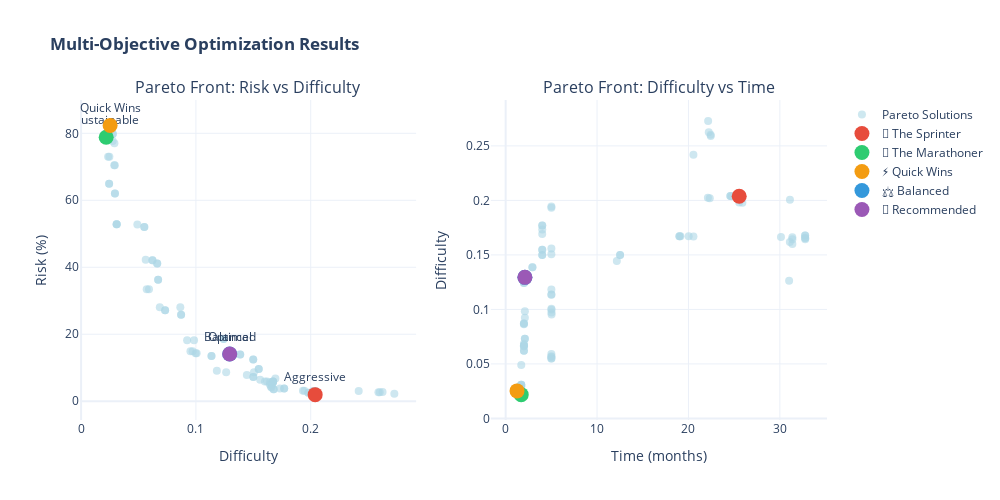

Notebook code cell kept with this figure:
### Code cell
# Visualize Pareto front
fig = make_subplots(rows=1, cols=2, 
                    subplot_titles=('Pareto Front: Risk vs Difficulty', 'Pareto Front: Difficulty vs Time'),
                    specs=[[{'type': 'scatter'}, {'type': 'scatter'}]])

# Plot all Pareto solutions
fig.add_trace(
    go.Scatter(x=result.F[:, 1], y=result.F[:, 0] * 100, 
               mode='markers', name='Pareto Solutions',
               marker=dict(size=8, color='lightblue', opacity=0.6)),
    row=1, col=1
)

# Highlight selected pathways
colors = ['#e74c3c', '#2ecc71', '#f39c12', '#3498db', '#9b59b6']
for pathway, color in zip(pathways, colors):
    fig.add_trace(
        go.Scatter(x=[pathway['difficulty']], y=[pathway['new_risk']],
                   mode='markers+text', name=pathway['name'],
                   marker=dict(size=15, color=color),
                   text=[pathway['type']], textposition='top center'),
        row=1, col=1
    )

# Second subplot: Difficulty vs Time
fig.add_trace(
    go.Scatter(x=result.F[:, 2] * 24, y=result.F[:, 1],
               mode='markers', name='Pareto Solutions',
               marker=dict(size=8, color='lightblue', opacity=0.6),
               showlegend=False),
    row=1, col=2
)

for pathway, color in zip(pathways, colors):
    fig.add_trace(
        go.Scatter(x=[pathway['time_months']], y=[pathway['difficulty']],
                   mode='markers', name=pathway['name'],
                   marker=dict(size=15, color=color),
                   showlegend=False),
        row=1, col=2
    )

fig.update_xaxes(title_text="Difficulty", row=1, col=1)
fig.update_yaxes(title_text="Risk (%)", row=1, col=1)
fig.update_xaxes(title_text="Time (months)", row=1, col=2)
fig.update_yaxes(title_text="Difficulty", row=1, col=2)

fig.update_layout(height=500, width=1000, title_text="<b>Multi-Objective Optimization Results</b>",
                  template='plotly_white')
fig.show()

### Figure 1 — Plotly figure (JSON) as saved in the notebook; plotly's stock layout.template omitted (floating-point values rounded to 4 significant figures)
{"data": [{"marker": {"color": "lightblue", "opacity": 0.6, "size": 8}, "mode": "markers", "name": "Pareto Solutions", "type": "scatter", "x": [0.02527, 0.02184, 0.2039, 0.2728, 0.1677, 0.1444, 0.09523, 0.2418, 0.15, 0.1672, 0.1665, 0.1978, 0.2041, 0.05506, 0.259, 0.05627, 0.03097, 0.05912, 0.02947, 0.04899, 0.08709, 0.1242, 0.1769, 0.1499, 0.06855, 0.1294, 0.02442, 0.06627, 0.03097, 0.1932, 0.02935, 0.2041, 0.1386, 0.02901, 0.08641, 0.06709, 0.1135, 0.07316, 0.1263, 0.1668, 0.2625, 0.1386, 0.2025, 0.1006, 0.09712, 0.1182, 0.1645, 0.09837, 0.02463, 0.1677, 0.1672, 0.05715, 0.02947, 0.08709, 0.02442, 0.1547, 0.06709, 0.02352, 0.07316, 0.02886, 0.09234, 0.02764, 0.1732, 0.1671, 0.1559, 0.02751, 0.1692, 0.2039, 0.2039, 0.1242, 0.1137, 0.1601, 0.06215, 0.1505, 0.2005, 0.1547, 0.1945, 0.1619, 0.1981, 0.1661, 0.2601, 0.06215, 0.1644, 0.1769, 0.09976, 0.15, 0.2015, 0.06627, 0.05506, 0.1499, 0.02764, 0.1653, 0.1672, 0.02194, 0.202, 0.1658, 0.02235, 0.03097, 0.02277, 0.2017], "xaxis": "x", "y": [82.37, 78.83, 1.961, 2.23, 3.534, 7.804, 14.88, 3.023, 7.208, 5.89, 5.767, 2.518, 2.976, 52.05, 2.647, 42.28, 52.83, 33.41, 62.05, 52.78, 25.79, 18.55, 3.794, 12.43, 28.07, 14.11, 64.97, 41.11, 52.83, 3.103, 70.46, 2.976, 13.96, 77.02, 28.03, 36.3, 13.47, 27.14, 8.658, 5.291, 2.729, 13.96, 3.025, 14.3, 14.88, 9.057, 5.676, 18.19, 73.03, 3.558, 5.719, 33.41, 62.05, 25.79, 64.97, 9.615, 36.3, 73.03, 27.14, 70.46, 18.19, 79.8, 3.818, 5.89, 6.414, 77.69, 6.813, 2.971, 2.976, 18.55, 13.47, 5.857, 42.08, 8.676, 2.399, 9.615, 3.103, 5.857, 2.518, 4.691, 2.647, 42.08, 4.996, 3.794, 14.3, 7.208, 2.39, 41.11, 52.05, 12.43, 79.8, 4.316, 5.89, 78.4, 3.025, 4.124, 78.4, 52.83, 79.8, 2.387], "yaxis": "y"}, {"marker": {"color": "#e74c3c", "size": 15}, "mode": "markers+text", "name": "🏃 The Sprinter", "text": ["Aggressive"], "textposition": "top center", "type": "scatter", "x": [0.2039], "xaxis": "x", "y": [1.961], "yaxis": "y"}, {"marker": {"color": "#2ecc71", "size": 15}, "mode": "markers+text", "name": "🚶 The Marathoner", "text": ["Sustainable"], "textposition": "top center", "type": "scatter", "x": [0.02184], "xaxis": "x", "y": [78.83], "yaxis": "y"}, {"marker": {"color": "#f39c12", "size": 15}, "mode": "markers+text", "name": "⚡ Quick Wins", "text": ["Quick Wins"], "textposition": "top center", "type": "scatter", "x": [0.02527], "xaxis": "x", "y": [82.37], "yaxis": "y"}, {"marker": {"color": "#3498db", "size": 15}, "mode": "markers+text", "name": "⚖️ Balanced", "text": ["Balanced"], "textposition": "top center", "type": "scatter", "x": [0.1294], "xaxis": "x", "y": [14.11], "yaxis": "y"}, {"marker": {"color": "#9b59b6", "size": 15}, "mode": "markers+text", "name": "🎯 Recommended", "text": ["Optimal"], "textposition": "top center", "type": "scatter", "x": [0.1294], "xaxis": "x", "y": [14.11], "yaxis": "y"}, {"marker": {"color": "lightblue", "opacity": 0.6, "size": 8}, "mode": "markers", "name": "Pareto Solutions", "showlegend": false, "type": "scatter", "x": [1.244, 1.702, 25.55, 22.15, 32.77, 12.16, 5.024, 20.54, 12.52, 19.01, 30.12, 25.9, 24.59, 5.003, 22.44, 5.002, 1.707, 5.002, 1.702, 1.707, 2.0, 2.0, 4.0, 4.0, 2.0, 2.105, 1.708, 2.0, 1.701, 5.003, 1.519, 24.59, 2.927, 1.492, 2.0, 2.0, 5.003, 2.101, 31.01, 20.54, 22.22, 2.927, 22.13, 5.003, 5.01, 5.003, 31.37, 2.101, 1.702, 32.76, 20.02, 5.003, 1.702, 2.0, 1.708, 4.0, 2.0, 1.702, 2.101, 1.523, 2.102, 1.519, 4.0, 19.13, 5.003, 1.538, 4.0, 25.33, 24.71, 2.0, 5.003, 31.37, 2.0, 5.002, 31.11, 4.0, 5.003, 31.1, 25.55, 31.36, 22.43, 2.0, 32.77, 4.0, 5.012, 12.52, 25.59, 2.0, 5.003, 4.0, 1.519, 32.77, 19.01, 1.702, 22.33, 32.77, 1.702, 1.701, 1.523, 25.55], "xaxis": "x2", "y": [0.02527, 0.02184, 0.2039, 0.2728, 0.1677, 0.1444, 0.09523, 0.2418, 0.15, 0.1672, 0.1665, 0.1978, 0.2041, 0.05506, 0.259, 0.05627, 0.03097, 0.05912, 0.02947, 0.04899, 0.08709, 0.1242, 0.1769, 0.1499, 0.06855, 0.1294, 0.02442, 0.06627, 0.03097, 0.1932, 0.02935, 0.2041, 0.1386, 0.02901, 0.08641, 0.06709, 0.1135, 0.07316, 0.1263, 0.1668, 0.2625, 0.1386, 0.2025, 0.1006, 0.09712, 0.1182, 0.1645, 0.09837, 0.02463, 0.1677, 0.1672, 0.05715, 0.02947, 0.08709, 0.02442, 0.1547, 0.06709, 0.02352, 0.07316, 0.02886, 0.09234, 0.02764, 0.1732, 0.1671, 0.1559, 0.02751, 0.1692, 0.2039, 0.2039, 0.1242, 0.1137, 0.1601, 0.06215, 0.1505, 0.2005, 0.1547, 0.1945, 0.1619, 0.1981, 0.1661, 0.2601, 0.06215, 0.1644, 0.1769, 0.09976, 0.15, 0.2015, 0.06627, 0.05506, 0.1499, 0.02764, 0.1653, 0.1672, 0.02194, 0.202, 0.1658, 0.02235, 0.03097, 0.02277, 0.2017], "yaxis": "y2"}, {"marker": {"color": "#e74c3c", "size": 15}, "mode": "markers", "name": "🏃 The Sprinter", "showlegend": false, "type": "scatter", "x": [25.55], "xaxis": "x2", "y": [0.2039], "yaxis": "y2"}, {"marker": {"color": "#2ecc71", "size": 15}, "mode": "markers", "name": "🚶 The Marathoner", "showlegend": false, "type": "scatter", "x": [1.702], "xaxis": "x2", "y": [0.02184], "yaxis": "y2"}, {"marker": {"color": "#f39c12", "size": 15}, "mode": "markers", "name": "⚡ Quick Wins", "showlegend": false, "type": "scatter", "x": [1.244], "xaxis": "x2", "y": [0.02527], "yaxis": "y2"}, {"marker": {"color": "#3498db", "size": 15}, "mode": "markers", "name": "⚖️ Balanced", "showlegend": false, "type": "scatter", "x": [2.105], "xaxis": "x2", "y": [0.1294], "yaxis": "y2"}, {"marker": {"color": "#9b59b6", "size": 15}, "mode": "markers", "name": "🎯 Recommended", "showlegend": false, "type": "scatter", "x": [2.105], "xaxis": "x2", "y": [0.1294], "yaxis": "y2"}], "layout": {"annotations": [{"font": {"size": 16}, "showarrow": false, "text": "Pareto Front: Risk vs Difficulty", "x": 0.225, "xanchor": "center", "xref": "paper", "y": 1.0, "yanchor": "bottom", "yref": "paper"}, {"font": {"size": 16}, "showarrow": false, "text": "Pareto Front: Difficulty vs Time", "x": 0.775, "xanchor": "center", "xref": "paper", "y": 1.0, "yanchor": "bottom", "yref": "paper"}], "height": 500, "title": {"text": "<b>Multi-Objective Optimization Results</b>"}, "width": 1000, "xaxis": {"anchor": "y", "domain": [0.0, 0.45], "title": {"text": "Difficulty"}}, "xaxis2": {"anchor": "y2", "domain": [0.55, 1.0], "title": {"text": "Time (months)"}}, "yaxis": {"anchor": "x", "domain": [0.0, 1.0], "title": {"text": "Risk (%)"}}, "yaxis2": {"anchor": "x2", "domain": [0.0, 1.0], "title": {"text": "Difficulty"}}}}
